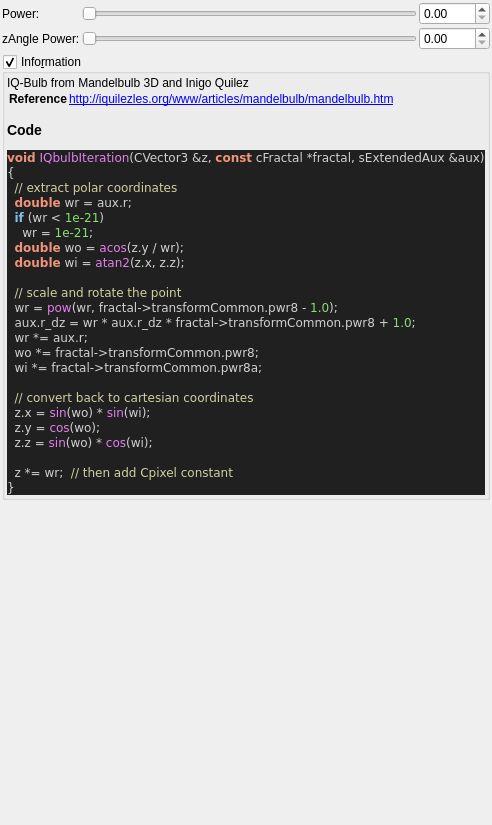
<?xml version="1.0" encoding="UTF-8"?>
<ui version="4.0">
 <class>Form</class>
 <widget class="QWidget" name="Form">
  <property name="geometry">
   <rect>
    <x>0</x>
    <y>0</y>
    <width>445</width>
    <height>825</height>
   </rect>
  </property>
  <property name="windowTitle">
   <string>Form</string>
  </property>
  <layout class="QVBoxLayout" name="verticalLayout">
   <property name="spacing">
    <number>2</number>
   </property>
   <property name="leftMargin">
    <number>2</number>
   </property>
   <property name="topMargin">
    <number>2</number>
   </property>
   <property name="rightMargin">
    <number>2</number>
   </property>
   <property name="bottomMargin">
    <number>2</number>
   </property>
   <item>
    <layout class="QGridLayout" name="gridLayout">
     <property name="spacing">
      <number>2</number>
     </property>
     <item row="1" column="0">
      <widget class="QLabel" name="label_7">
       <property name="text">
        <string>zAngle Power:</string>
       </property>
      </widget>
     </item>
     <item row="0" column="0">
      <widget class="QLabel" name="label_10">
       <property name="text">
        <string>Power:</string>
       </property>
      </widget>
     </item>
     <item row="1" column="2">
      <widget class="MyDoubleSpinBox" name="spinbox_transf_pwr_8a">
       <property name="sizePolicy">
        <sizepolicy hsizetype="Minimum" vsizetype="Maximum">
         <horstretch>0</horstretch>
         <verstretch>0</verstretch>
        </sizepolicy>
       </property>
       <property name="prefix">
        <string/>
       </property>
       <property name="suffix">
        <string/>
       </property>
       <property name="decimals">
        <number>2</number>
       </property>
       <property name="minimum">
        <double>0.000000000000000</double>
       </property>
       <property name="maximum">
        <double>1000.000000000000000</double>
       </property>
       <property name="singleStep">
        <double>0.100000000000000</double>
       </property>
      </widget>
     </item>
     <item row="0" column="2">
      <widget class="MyDoubleSpinBox" name="spinbox_transf_pwr_8">
       <property name="sizePolicy">
        <sizepolicy hsizetype="Minimum" vsizetype="Maximum">
         <horstretch>0</horstretch>
         <verstretch>0</verstretch>
        </sizepolicy>
       </property>
       <property name="prefix">
        <string/>
       </property>
       <property name="suffix">
        <string/>
       </property>
       <property name="decimals">
        <number>2</number>
       </property>
       <property name="minimum">
        <double>0.000000000000000</double>
       </property>
       <property name="maximum">
        <double>1000.000000000000000</double>
       </property>
       <property name="singleStep">
        <double>0.100000000000000</double>
       </property>
      </widget>
     </item>
     <item row="1" column="1">
      <widget class="QSlider" name="slider_transf_pwr_8a">
       <property name="sizePolicy">
        <sizepolicy hsizetype="Expanding" vsizetype="Maximum">
         <horstretch>0</horstretch>
         <verstretch>0</verstretch>
        </sizepolicy>
       </property>
       <property name="maximum">
        <number>2000</number>
       </property>
       <property name="singleStep">
        <number>1</number>
       </property>
       <property name="orientation">
        <enum>Qt::Horizontal</enum>
       </property>
      </widget>
     </item>
     <item row="0" column="1">
      <widget class="QSlider" name="slider_transf_pwr_8">
       <property name="sizePolicy">
        <sizepolicy hsizetype="Expanding" vsizetype="Maximum">
         <horstretch>0</horstretch>
         <verstretch>0</verstretch>
        </sizepolicy>
       </property>
       <property name="maximum">
        <number>2000</number>
       </property>
       <property name="singleStep">
        <number>1</number>
       </property>
       <property name="orientation">
        <enum>Qt::Horizontal</enum>
       </property>
      </widget>
     </item>
     <item row="2" column="0">
      <widget class="QFrame" name="frame">
       <property name="frameShape">
        <enum>QFrame::StyledPanel</enum>
       </property>
       <property name="frameShadow">
        <enum>QFrame::Raised</enum>
       </property>
      </widget>
     </item>
    </layout>
   </item>
   <item>
    <widget class="MyGroupBox" name="groupCheck_info">
     <property name="title">
      <string>Info&amp;rmation</string>
     </property>
     <property name="flat">
      <bool>false</bool>
     </property>
     <property name="checkable">
      <bool>true</bool>
     </property>
     <layout class="QVBoxLayout" name="verticalLayout_2">
      <property name="spacing">
       <number>2</number>
      </property>
      <property name="leftMargin">
       <number>2</number>
      </property>
      <property name="topMargin">
       <number>2</number>
      </property>
      <property name="rightMargin">
       <number>2</number>
      </property>
      <property name="bottomMargin">
       <number>2</number>
      </property>
      <item>
       <widget class="QLabel" name="label_code_content">
        <property name="text">
         <string>&lt;p&gt;IQ-Bulb from Mandelbulb 3D and Inigo Quilez&lt;/p&gt;&lt;table&gt;
&lt;tr&gt;&lt;th&gt;Reference&lt;/th&gt;&lt;td&gt;&lt;a href=&quot;http://iquilezles.org/www/articles/mandelbulb/mandelbulb.htm&quot;&gt;http://iquilezles.org/www/articles/mandelbulb/mandelbulb.htm&lt;/a&gt;&lt;/td&gt;&lt;/tr&gt;
&lt;/table&gt;
&lt;h3&gt;Code&lt;/h3&gt;
&lt;!DOCTYPE HTML PUBLIC &quot;-//W3C//DTD HTML 4.0 Transitional//EN&quot;&gt;
&lt;html&gt;
&lt;head&gt;
&lt;meta http-equiv=&quot;content-type&quot; content=&quot;text/html; charset=ISO-8859-1&quot;&gt;
&lt;title&gt;Source file&lt;/title&gt;
&lt;/head&gt;
&lt;body style=&quot;background-color:#202020&quot;&gt;
&lt;pre style=&quot;color:#d0d0d0; background-color:#202020;  font-family:'Courier New';&quot;&gt;&lt;span style=&quot;color:#f09479; font-weight:bold&quot;&gt;void&lt;/span&gt; &lt;span style=&quot;color:#e47eed&quot;&gt;IQbulbIteration&lt;/span&gt;&lt;span style=&quot;color:#d0d0d0&quot;&gt;(&lt;/span&gt;CVector3 &lt;span style=&quot;color:#d0d0d0&quot;&gt;&amp;amp;&lt;/span&gt;z&lt;span style=&quot;color:#d0d0d0&quot;&gt;,&lt;/span&gt; &lt;span style=&quot;color:#f09479; font-weight:bold&quot;&gt;const&lt;/span&gt; cFractal &lt;span style=&quot;color:#d0d0d0&quot;&gt;*&lt;/span&gt;fractal&lt;span style=&quot;color:#d0d0d0&quot;&gt;,&lt;/span&gt; sExtendedAux &lt;span style=&quot;color:#d0d0d0&quot;&gt;&amp;amp;&lt;/span&gt;aux&lt;span style=&quot;color:#d0d0d0&quot;&gt;)&lt;/span&gt;
&lt;span style=&quot;color:#d0d0d0&quot;&gt;{&lt;/span&gt;
  &lt;span style=&quot;color:#d0d0a0&quot;&gt;// extract polar coordinates&lt;/span&gt;
  &lt;span style=&quot;color:#f09479; font-weight:bold&quot;&gt;double&lt;/span&gt; wr &lt;span style=&quot;color:#d0d0d0&quot;&gt;=&lt;/span&gt; aux&lt;span style=&quot;color:#d0d0d0&quot;&gt;.&lt;/span&gt;r&lt;span style=&quot;color:#d0d0d0&quot;&gt;;&lt;/span&gt;
  &lt;span style=&quot;color:#7ec0ee; font-weight:bold&quot;&gt;if&lt;/span&gt; &lt;span style=&quot;color:#d0d0d0&quot;&gt;(&lt;/span&gt;wr &lt;span style=&quot;color:#d0d0d0&quot;&gt;&amp;lt;&lt;/span&gt; &lt;span style=&quot;color:#87df71&quot;&gt;1e-21&lt;/span&gt;&lt;span style=&quot;color:#d0d0d0&quot;&gt;)&lt;/span&gt;
    wr &lt;span style=&quot;color:#d0d0d0&quot;&gt;=&lt;/span&gt; &lt;span style=&quot;color:#87df71&quot;&gt;1e-21&lt;/span&gt;&lt;span style=&quot;color:#d0d0d0&quot;&gt;;&lt;/span&gt;
  &lt;span style=&quot;color:#f09479; font-weight:bold&quot;&gt;double&lt;/span&gt; wo &lt;span style=&quot;color:#d0d0d0&quot;&gt;=&lt;/span&gt; &lt;span style=&quot;color:#e47eed&quot;&gt;acos&lt;/span&gt;&lt;span style=&quot;color:#d0d0d0&quot;&gt;(&lt;/span&gt;z&lt;span style=&quot;color:#d0d0d0&quot;&gt;.&lt;/span&gt;y &lt;span style=&quot;color:#d0d0d0&quot;&gt;/&lt;/span&gt; wr&lt;span style=&quot;color:#d0d0d0&quot;&gt;);&lt;/span&gt;
  &lt;span style=&quot;color:#f09479; font-weight:bold&quot;&gt;double&lt;/span&gt; wi &lt;span style=&quot;color:#d0d0d0&quot;&gt;=&lt;/span&gt; &lt;span style=&quot;color:#e47eed&quot;&gt;atan2&lt;/span&gt;&lt;span style=&quot;color:#d0d0d0&quot;&gt;(&lt;/span&gt;z&lt;span style=&quot;color:#d0d0d0&quot;&gt;.&lt;/span&gt;x&lt;span style=&quot;color:#d0d0d0&quot;&gt;,&lt;/span&gt; z&lt;span style=&quot;color:#d0d0d0&quot;&gt;.&lt;/span&gt;z&lt;span style=&quot;color:#d0d0d0&quot;&gt;);&lt;/span&gt;

  &lt;span style=&quot;color:#d0d0a0&quot;&gt;// scale and rotate the point&lt;/span&gt;
  wr &lt;span style=&quot;color:#d0d0d0&quot;&gt;=&lt;/span&gt; &lt;span style=&quot;color:#e47eed&quot;&gt;pow&lt;/span&gt;&lt;span style=&quot;color:#d0d0d0&quot;&gt;(&lt;/span&gt;wr&lt;span style=&quot;color:#d0d0d0&quot;&gt;,&lt;/span&gt; fractal&lt;span style=&quot;color:#d0d0d0&quot;&gt;-&amp;gt;&lt;/span&gt;transformCommon&lt;span style=&quot;color:#d0d0d0&quot;&gt;.&lt;/span&gt;pwr8 &lt;span style=&quot;color:#d0d0d0&quot;&gt;-&lt;/span&gt; &lt;span style=&quot;color:#87df71&quot;&gt;1.0&lt;/span&gt;&lt;span style=&quot;color:#d0d0d0&quot;&gt;);&lt;/span&gt;
  aux&lt;span style=&quot;color:#d0d0d0&quot;&gt;.&lt;/span&gt;r_dz &lt;span style=&quot;color:#d0d0d0&quot;&gt;=&lt;/span&gt; wr &lt;span style=&quot;color:#d0d0d0&quot;&gt;*&lt;/span&gt; aux&lt;span style=&quot;color:#d0d0d0&quot;&gt;.&lt;/span&gt;r_dz &lt;span style=&quot;color:#d0d0d0&quot;&gt;*&lt;/span&gt; fractal&lt;span style=&quot;color:#d0d0d0&quot;&gt;-&amp;gt;&lt;/span&gt;transformCommon&lt;span style=&quot;color:#d0d0d0&quot;&gt;.&lt;/span&gt;pwr8 &lt;span style=&quot;color:#d0d0d0&quot;&gt;+&lt;/span&gt; &lt;span style=&quot;color:#87df71&quot;&gt;1.0&lt;/span&gt;&lt;span style=&quot;color:#d0d0d0&quot;&gt;;&lt;/span&gt;
  wr &lt;span style=&quot;color:#d0d0d0&quot;&gt;*=&lt;/span&gt; aux&lt;span style=&quot;color:#d0d0d0&quot;&gt;.&lt;/span&gt;r&lt;span style=&quot;color:#d0d0d0&quot;&gt;;&lt;/span&gt;
  wo &lt;span style=&quot;color:#d0d0d0&quot;&gt;*=&lt;/span&gt; fractal&lt;span style=&quot;color:#d0d0d0&quot;&gt;-&amp;gt;&lt;/span&gt;transformCommon&lt;span style=&quot;color:#d0d0d0&quot;&gt;.&lt;/span&gt;pwr8&lt;span style=&quot;color:#d0d0d0&quot;&gt;;&lt;/span&gt;
  wi &lt;span style=&quot;color:#d0d0d0&quot;&gt;*=&lt;/span&gt; fractal&lt;span style=&quot;color:#d0d0d0&quot;&gt;-&amp;gt;&lt;/span&gt;transformCommon&lt;span style=&quot;color:#d0d0d0&quot;&gt;.&lt;/span&gt;pwr8a&lt;span style=&quot;color:#d0d0d0&quot;&gt;;&lt;/span&gt;

  &lt;span style=&quot;color:#d0d0a0&quot;&gt;// convert back to cartesian coordinates&lt;/span&gt;
  z&lt;span style=&quot;color:#d0d0d0&quot;&gt;.&lt;/span&gt;x &lt;span style=&quot;color:#d0d0d0&quot;&gt;=&lt;/span&gt; &lt;span style=&quot;color:#e47eed&quot;&gt;sin&lt;/span&gt;&lt;span style=&quot;color:#d0d0d0&quot;&gt;(&lt;/span&gt;wo&lt;span style=&quot;color:#d0d0d0&quot;&gt;) *&lt;/span&gt; &lt;span style=&quot;color:#e47eed&quot;&gt;sin&lt;/span&gt;&lt;span style=&quot;color:#d0d0d0&quot;&gt;(&lt;/span&gt;wi&lt;span style=&quot;color:#d0d0d0&quot;&gt;);&lt;/span&gt;
  z&lt;span style=&quot;color:#d0d0d0&quot;&gt;.&lt;/span&gt;y &lt;span style=&quot;color:#d0d0d0&quot;&gt;=&lt;/span&gt; &lt;span style=&quot;color:#e47eed&quot;&gt;cos&lt;/span&gt;&lt;span style=&quot;color:#d0d0d0&quot;&gt;(&lt;/span&gt;wo&lt;span style=&quot;color:#d0d0d0&quot;&gt;);&lt;/span&gt;
  z&lt;span style=&quot;color:#d0d0d0&quot;&gt;.&lt;/span&gt;z &lt;span style=&quot;color:#d0d0d0&quot;&gt;=&lt;/span&gt; &lt;span style=&quot;color:#e47eed&quot;&gt;sin&lt;/span&gt;&lt;span style=&quot;color:#d0d0d0&quot;&gt;(&lt;/span&gt;wo&lt;span style=&quot;color:#d0d0d0&quot;&gt;) *&lt;/span&gt; &lt;span style=&quot;color:#e47eed&quot;&gt;cos&lt;/span&gt;&lt;span style=&quot;color:#d0d0d0&quot;&gt;(&lt;/span&gt;wi&lt;span style=&quot;color:#d0d0d0&quot;&gt;);&lt;/span&gt;

  z &lt;span style=&quot;color:#d0d0d0&quot;&gt;*=&lt;/span&gt; wr&lt;span style=&quot;color:#d0d0d0&quot;&gt;;&lt;/span&gt;  &lt;span style=&quot;color:#d0d0a0&quot;&gt;// then add Cpixel constant&lt;/span&gt;
&lt;span style=&quot;color:#d0d0d0&quot;&gt;}&lt;/span&gt;
&lt;/pre&gt;
&lt;/body&gt;
&lt;/html&gt;
&lt;!--HTML generated by highlight 3.9, http://www.andre-simon.de/--&gt;
</string>
        </property>
        <property name="wordWrap">
         <bool>true</bool>
        </property>
        <property name="openExternalLinks">
         <bool>true</bool>
        </property>
        <property name="textInteractionFlags">
         <set>Qt::LinksAccessibleByMouse|Qt::TextSelectableByMouse</set>
        </property>
       </widget>
      </item>
     </layout>
    </widget>
   </item>
   <item>
    <spacer name="verticalSpacer">
     <property name="orientation">
      <enum>Qt::Vertical</enum>
     </property>
     <property name="sizeHint" stdset="0">
      <size>
       <width>20</width>
       <height>40</height>
      </size>
     </property>
    </spacer>
   </item>
  </layout>
 </widget>
 <customwidgets>
  <customwidget>
   <class>MyDoubleSpinBox</class>
   <extends>QDoubleSpinBox</extends>
   <header>mydoublespinbox.h</header>
  </customwidget>
  <customwidget>
   <class>MyGroupBox</class>
   <extends>QGroupBox</extends>
   <header>mygroupbox.h</header>
   <container>1</container>
  </customwidget>
 </customwidgets>
 <tabstops>
  <tabstop>slider_transf_pwr_8</tabstop>
  <tabstop>spinbox_transf_pwr_8</tabstop>
 </tabstops>
 <resources/>
 <connections/>
</ui>
